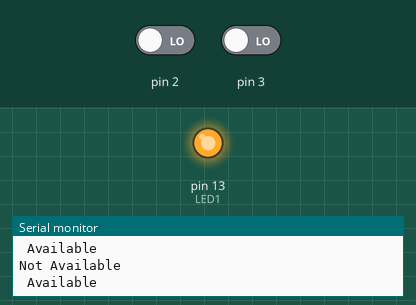
This sketch was run on a simulated Arduino Uno, built with avr-gcc and run on an emulated ATmega328P. On the bench: output pins drawn as LEDs (lit = HIGH), the last lines printed to the serial monitor. The test bench sets the inputs (shaded band); at power-on: pin 2 LOW, pin 3 LOW.

Above: at 4.8 s.
4.9 s: pin 2 driven HIGH
At 6.7 s:
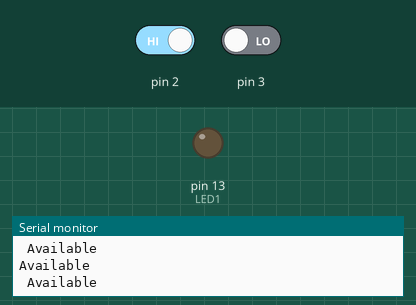
8.5 s: pin 2 driven LOW
At 9.0 s:
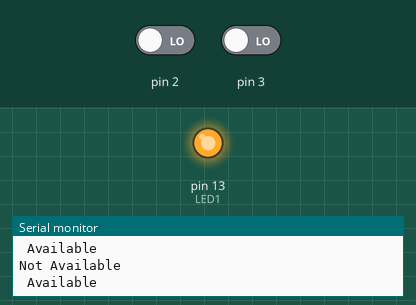
10.6 s: pin 3 driven HIGH
At 12.5 s:
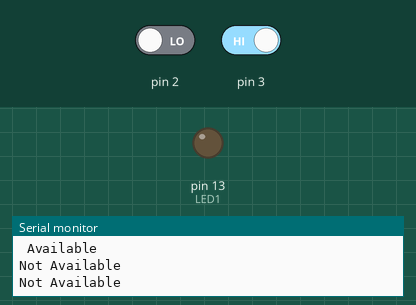
Timing chart, 0 to 14.0 s (numbered marks = the images above; inputs shaded):
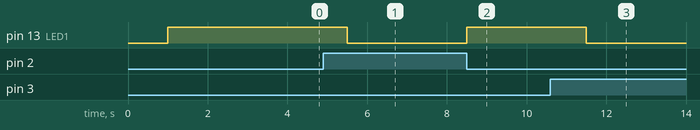

The sketch:

Arduino_Code.ino
```cpp
#define LED1 13
#define LED2 12

void setup() {
  Serial.begin(9600);
  pinMode(2, INPUT);
  pinMode(3, INPUT);
  pinMode(13,OUTPUT);
}

void loop() {

  delay(1000);
  int a = digitalRead(2);
  int b = digitalRead(3);
  String st,ts;
  if(a==1)
  {
    digitalWrite(LED1,LOW);
    Serial.println("Available");
  }
  else{
    digitalWrite(LED1,HIGH);
    Serial.println("Not Available");
  }
  if(b==1)
  {
    digitalWrite(LED1,LOW);
    Serial.println("Not Available");
  }
  else{
    digitalWrite(LED2,HIGH);
    Serial.println(" Available");
  }
  delay(500);
}
```

Measured:
- after the input at 4.9 s, pin 13 (LED1): HIGH → LOW after 0.60 s
- after the input at 8.5 s, pin 13 (LED1): LOW → HIGH at once
- after the input at 10.6 s, pin 13 (LED1): HIGH → LOW after 0.90 s
